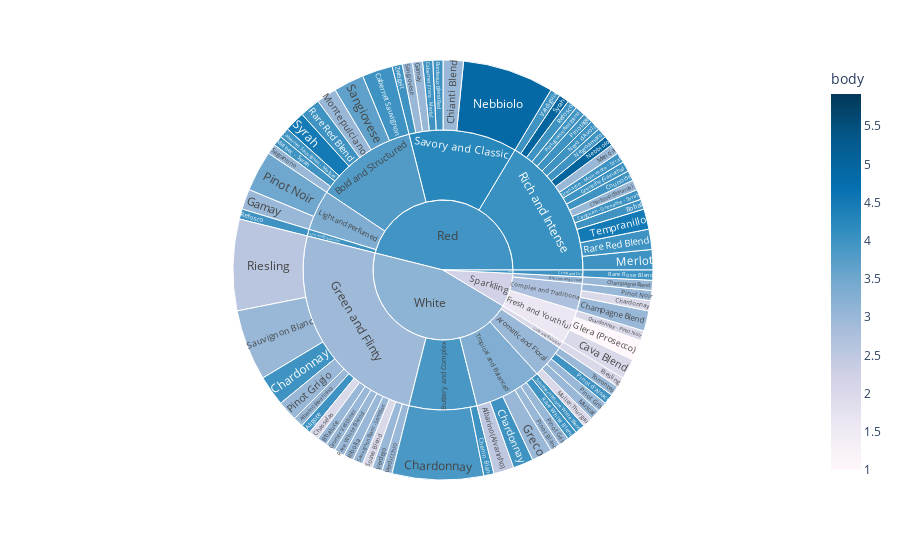

This figure's notebook cell:
### Code cell
fig = px.sunburst(df,path=['type','Wine Style','Grape/Blend'],
                  color='body',color_continuous_scale='PuBu',
                  color_continuous_midpoint=np.average(df['body'])
                 )
fig.show()

### Figure 1 — Plotly figure (JSON) as saved in the notebook; plotly's stock layout.template omitted (floating-point values rounded to 4 significant figures)
{"data": [{"branchvalues": "total", "customdata": [[3], [2.5], [4], [4], [4], [4], [4], [4], [4], [2], [3], [3], [3], [3.889], [2], [4], [4], [2], [2], [4], [3], [4], [3], [3], [3], [1], [3], [4], [4], [3], [4], [3], [4], [3], [2], [3], [5], [4.889], [4], [4], [3], [3], [3], [3], [3], [3.5], [4], [4], [4], [4], [4], [4], [3], [4], [4], [4], [3], [2.556], [2], [3], [3.667], [3], [3], [3], [2], [4], [4.5], [5], [4.5], [3], [4], [3], [3], [4], [3], [3], [3.8], [3.9], [2.75], [4], [1.6], [2.938], [3.333], [4], [2], [4.048], [4.25], [3.3], [3.966], [4], [2.2], [3.155]], "domain": {"x": [0, 1], "y": [0, 1]}, "hovertemplate": "body=%{color}<br>labels=%{label}<br>count=%{value}<br>parent=%{parent}<br>id=%{id}<extra></extra>", "ids": ["White/Green and Flinty/Albarino (Alvarinho)", "White/Tropical and Balanced/Albarino (Alvarinho)", "White/Green and Flinty/Aligote", "Red/Rich and Intense/Bobal", "Red/Savory and Classic/Bordeaux Blend Red", "Red/Savory and Classic/Cabernet Franc - Merlot", "Red/Bold and Structured/Cabernet Sauvignon", "Red/Bold and Structured/Cabernet Sauvignon - Malbec", "Red/Rich and Intense/Carignan - Grenache - Syrah", "Sparkling/Fresh and Youthful/Cava Blend", "Sparkling/Berries and Cream/Champagne Blend", "Sparkling/Complex and Traditional/Champagne Blend", "Red/Rich and Intense/Charbono (Bonarda)", "White/Buttery and Complex/Chardonnay", "Sparkling/Complex and Traditional/Chardonnay", "White/Green and Flinty/Chardonnay", "White/Tropical and Balanced/Chardonnay", "Sparkling/Fresh and Youthful/Chardonnay - Pinot Noir", "White/Green and Flinty/Chasselas", "White/Buttery and Complex/Chenin Blanc", "Red/Savory and Classic/Chianti Blend", "Red/Rich and Intense/Counoise", "White/Green and Flinty/Erbaluce", "Red/Light and Perfumed/Gamay", "Red/Savory and Classic/Gamay", "Sparkling/Fresh and Youthful/Glera (Prosecco)", "White/Tropical and Balanced/Greco", "Red/Rich and Intense/Grenache (Garnacha)", "Red/Rich and Intense/Grenache - Mourvedre - Syrah", "White/Green and Flinty/Gruner Veltliner", "Red/Bold and Structured/Malbec - Syrah", "Red/Rich and Intense/Mencia", "Red/Rich and Intense/Merlot", "Red/Bold and Structured/Montepulciano", "White/Aromatic and Floral/Muller-Thurgau", "White/Aromatic and Floral/Muscat", "Red/Rich and Intense/Nebbiolo", "Red/Savory and Classic/Nebbiolo", "Red/Rich and Intense/Negroamaro", "Red/Rich and Intense/Nero d'Avola", "White/Tropical and Balanced/Pinot Blanc", "White/Green and Flinty/Pinot Grigio", "White/Aromatic and Floral/Pinot Gris", "White/Tropical and Balanced/Pinot Gris", "Sparkling/Complex and Traditional/Pinot Noir", "Red/Light and Perfumed/Pinot Noir", "White/Aromatic and Floral/Pinot d'Alsace", "Red/Rich and Intense/Pinotage", "Red/Rich and Intense/Portuguese Red Blend", "Red/Bold and Structured/Rare Red Blend", "Red/Rich and Intense/Rare Red Blend", "Rose/Crisp and Dry/Rare Rose Blend", "White/Green and Flinty/Rare White Blend", "White/Tropical and Balanced/Rare White Blend", "Red/Lush and Balanced/Refosco", "Red/Rich and Intense/Refosco", "White/Green and Flinty/Ribolla", "White/Green and Flinty/Riesling", "White/Lush and Balanced/Riesling", "Red/Bold and Structured/Sagrantino", "Red/Bold and Structured/Sangiovese", "Red/Savory and Classic/Sangiovese", "White/Green and Flinty/Sauvignon Blanc", "White/Green and Flinty/Sauvignon Blanc - Semillon", "White/Green and Flinty/Soave Blend", "White/Tropical and Balanced/Southern Rhone White Blend", "Red/Bold and Structured/Syrah", "Red/Rich and Intense/Syrah", "Red/Rich and Intense/Tempranillo", "White/Aromatic and Floral/Torrontes", "Red/Rich and Intense/Valdiguie", "White/Green and Flinty/Verdejo", "White/Green and Flinty/Verdicchio", "Red/Savory and Classic/Zweigelt", "White/Aromatic and Floral", "Sparkling/Berries and Cream", "Red/Bold and Structured", "White/Buttery and Complex", "Sparkling/Complex and Traditional", "Rose/Crisp and Dry", "Sparkling/Fresh and Youthful", "White/Green and Flinty", "Red/Light and Perfumed", "Red/Lush and Balanced", "White/Lush and Balanced", "Red/Rich and Intense", "Red/Savory and Classic", "White/Tropical and Balanced", "Red", "Rose", "Sparkling", "White"], "labels": ["Albarino (Alvarinho)", "Albarino (Alvarinho)", "Aligote", "Bobal", "Bordeaux Blend Red", "Cabernet Franc - Merlot", "Cabernet Sauvignon", "Cabernet Sauvignon - Malbec", "Carignan - Grenache - Syrah", "Cava Blend", "Champagne Blend", "Champagne Blend", "Charbono (Bonarda)", "Chardonnay", "Chardonnay", "Chardonnay", "Chardonnay", "Chardonnay - Pinot Noir", "Chasselas", "Chenin Blanc", "Chianti Blend", "Counoise", "Erbaluce", "Gamay", "Gamay", "Glera (Prosecco)", "Greco", "Grenache (Garnacha)", "Grenache - Mourvedre - Syrah", "Gruner Veltliner", "Malbec - Syrah", "Mencia", "Merlot", "Montepulciano", "Muller-Thurgau", "Muscat", "Nebbiolo", "Nebbiolo", "Negroamaro", "Nero d'Avola", "Pinot Blanc", "Pinot Grigio", "Pinot Gris", "Pinot Gris", "Pinot Noir", "Pinot Noir", "Pinot d'Alsace", "Pinotage", "Portuguese Red Blend", "Rare Red Blend", "Rare Red Blend", "Rare Rose Blend", "Rare White Blend", "Rare White Blend", "Refosco", "Refosco", "Ribolla", "Riesling", "Riesling", "Sagrantino", "Sangiovese", "Sangiovese", "Sauvignon Blanc", "Sauvignon Blanc - Semillon", "Soave Blend", "Southern Rhone White Blend", "Syrah", "Syrah", "Tempranillo", "Torrontes", "Valdiguie", "Verdejo", "Verdicchio", "Zweigelt", "Aromatic and Floral", "Berries and Cream", "Bold and Structured", "Buttery and Complex", "Complex and Traditional", "Crisp and Dry", "Fresh and Youthful", "Green and Flinty", "Light and Perfumed", "Lush and Balanced", "Lush and Balanced", "Rich and Intense", "Savory and Classic", "Tropical and Balanced", "Red", "Rose", "Sparkling", "White"], "marker": {"coloraxis": "coloraxis", "colors": [3, 2.5, 4, 4, 4, 4, 4, 4, 4, 2, 3, 3, 3, 3.889, 2, 4, 4, 2, 2, 4, 3, 4, 3, 3, 3, 1, 3, 4, 4, 3, 4, 3, 4, 3, 2, 3, 5, 4.889, 4, 4, 3, 3, 3, 3, 3, 3.5, 4, 4, 4, 4, 4, 4, 3, 4, 4, 4, 3, 2.556, 2, 3, 3.667, 3, 3, 3, 2, 4, 4.5, 5, 4.5, 3, 4, 3, 3, 4, 3, 3, 3.8, 3.9, 2.75, 4, 1.6, 2.938, 3.333, 4, 2, 4.048, 4.25, 3.3, 3.966, 4, 2.2, 3.155]}, "name": "", "parents": ["White/Green and Flinty", "White/Tropical and Balanced", "White/Green and Flinty", "Red/Rich and Intense", "Red/Savory and Classic", "Red/Savory and Classic", "Red/Bold and Structured", "Red/Bold and Structured", "Red/Rich and Intense", "Sparkling/Fresh and Youthful", "Sparkling/Berries and Cream", "Sparkling/Complex and Traditional", "Red/Rich and Intense", "White/Buttery and Complex", "Sparkling/Complex and Traditional", "White/Green and Flinty", "White/Tropical and Balanced", "Sparkling/Fresh and Youthful", "White/Green and Flinty", "White/Buttery and Complex", "Red/Savory and Classic", "Red/Rich and Intense", "White/Green and Flinty", "Red/Light and Perfumed", "Red/Savory and Classic", "Sparkling/Fresh and Youthful", "White/Tropical and Balanced", "Red/Rich and Intense", "Red/Rich and Intense", "White/Green and Flinty", "Red/Bold and Structured", "Red/Rich and Intense", "Red/Rich and Intense", "Red/Bold and Structured", "White/Aromatic and Floral", "White/Aromatic and Floral", "Red/Rich and Intense", "Red/Savory and Classic", "Red/Rich and Intense", "Red/Rich and Intense", "White/Tropical and Balanced", "White/Green and Flinty", "White/Aromatic and Floral", "White/Tropical and Balanced", "Sparkling/Complex and Traditional", "Red/Light and Perfumed", "White/Aromatic and Floral", "Red/Rich and Intense", "Red/Rich and Intense", "Red/Bold and Structured", "Red/Rich and Intense", "Rose/Crisp and Dry", "White/Green and Flinty", "White/Tropical and Balanced", "Red/Lush and Balanced", "Red/Rich and Intense", "White/Green and Flinty", "White/Green and Flinty", "White/Lush and Balanced", "Red/Bold and Structured", "Red/Bold and Structured", "Red/Savory and Classic", "White/Green and Flinty", "White/Green and Flinty", "White/Green and Flinty", "White/Tropical and Balanced", "Red/Bold and Structured", "Red/Rich and Intense", "Red/Rich and Intense", "White/Aromatic and Floral", "Red/Rich and Intense", "White/Green and Flinty", "White/Green and Flinty", "Red/Savory and Classic", "White", "Sparkling", "Red", "White", "Sparkling", "Rose", "Sparkling", "White", "Red", "Red", "White", "Red", "Red", "White", "", "", "", ""], "type": "sunburst", "values": [1, 2, 1, 1, 1, 1, 3, 1, 1, 2, 1, 2, 1, 9, 1, 3, 2, 1, 1, 1, 2, 1, 1, 2, 1, 2, 2, 1, 1, 1, 1, 1, 2, 2, 1, 1, 1, 9, 1, 1, 1, 2, 1, 1, 1, 4, 1, 1, 1, 2, 2, 1, 1, 1, 1, 1, 1, 9, 1, 1, 3, 1, 7, 1, 1, 1, 2, 1, 2, 1, 1, 1, 1, 1, 5, 1, 15, 10, 4, 1, 5, 32, 6, 1, 1, 21, 16, 10, 59, 1, 10, 58]}], "layout": {"coloraxis": {"cmid": 3.461, "colorbar": {"title": {"text": "body"}}, "colorscale": [[0, "rgb(255,247,251)"], [0.125, "rgb(236,231,242)"], [0.25, "rgb(208,209,230)"], [0.375, "rgb(166,189,219)"], [0.5, "rgb(116,169,207)"], [0.625, "rgb(54,144,192)"], [0.75, "rgb(5,112,176)"], [0.875, "rgb(4,90,141)"], [1, "rgb(2,56,88)"]]}, "legend": {"tracegroupgap": 0}, "margin": {"t": 60}}}
